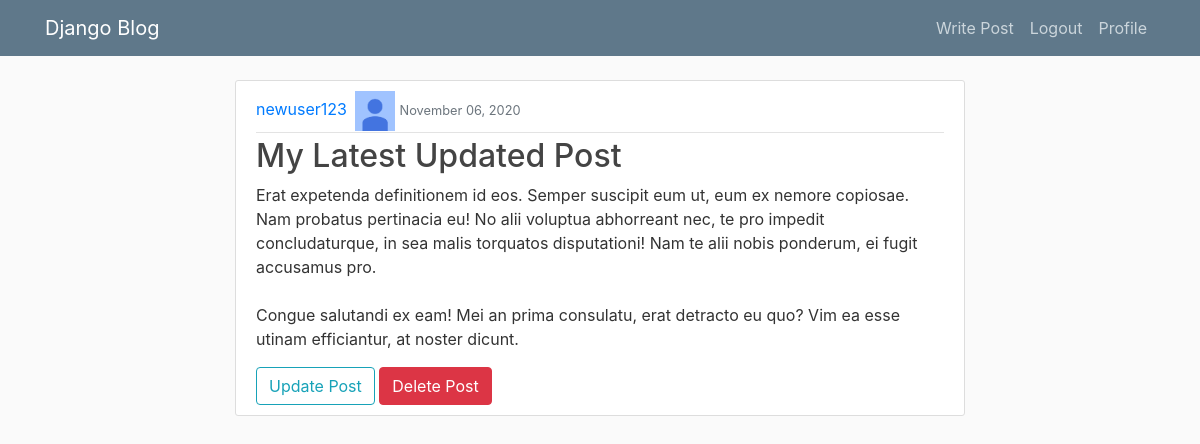
Screenshot of /post/42/ (signed in) with the database file from the repository.
### blog/models.py (models this page shows, shortened)
class Post(models.Model):
  title = models.CharField(max_length=100)
  content = models.TextField()
  date_posted = models.DateTimeField(default=timezone.now)
  author = models.ForeignKey(User, on_delete=models.CASCADE)

### users/models.py (models this page shows, shortened)
class Profile(models.Model):
  user = models.OneToOneField(User, on_delete=models.CASCADE)
  image = models.ImageField(default='default.png', upload_to='profile_pics')

### blog/views.py (the view)
# urls.py: path('post/<int:pk>/', PostDetailView.as_view(), name='blog-detail'),
class PostDetailView(DetailView):
  model = Post
  template_name = 'blog/detail.html'

### blog/templates/blog/detail.html
{% extends "blog/base.html" %}
{% block content %}
    <article class="media content-section">
      <div class="media-body">
        <div class="article-metadata">
          <a class="mr-2" href="{% url 'profile' %}">{{ object.author }}</a><img src="{{ user.profile.image.url }}" style="width:40px;height:40px">
          <small class="text-muted">{{ object.date_posted|date:'F d, Y' }}</small>
        </div>
        <h2 class="article-title">{{ object.title }}</h2>
        <p class="article-content">{{ object.content }}</p>
        <a class="btn btn-outline-info"href="{% url 'blog-update' post.id %}">Update Post</a>
        <a class="btn btn-danger"href="{% url 'blog-delete' post.id %}">Delete Post</a>
      </div>
    </article>
{% endblock content %}

### blog/static/blog/main.css (style rules this page uses)
body { background: #fafafa; color: #333333; margin-top: 5rem; }
h1, h2, h3, h4, h5, h6 { color: #444444; }
.content-section { background: #ffffff; padding: 10px 20px; border: 1px solid #dddddd; border-radius: 3px; margin-bottom: 20px; }
.article-title { color: #444444; }
.article-content { white-space: pre-line; }
.article-metadata { padding-bottom: 1px; margin-bottom: 4px; border-bottom: 1px solid #e3e3e3 }

### rows the page displays
Post: author "newuser123", date_posted "November 06, 2020", title "My Latest Updated Post", content "Erat expetenda definitionem id eos. Semper suscipit eum ut, eum ex nemore copiosae. Nam probatus pertinacia eu! No alii voluptua abhorreant nec, te pro impedit concludaturque, in sea malis torquatos disputationi! Nam te alii nobis ponderum, ei fugit accusamus pro. Congue salutandi ex eam! Mei an prima consulatu, erat detracto eu quo? Vim ea esse utinam efficiantur, at noster dicunt."
